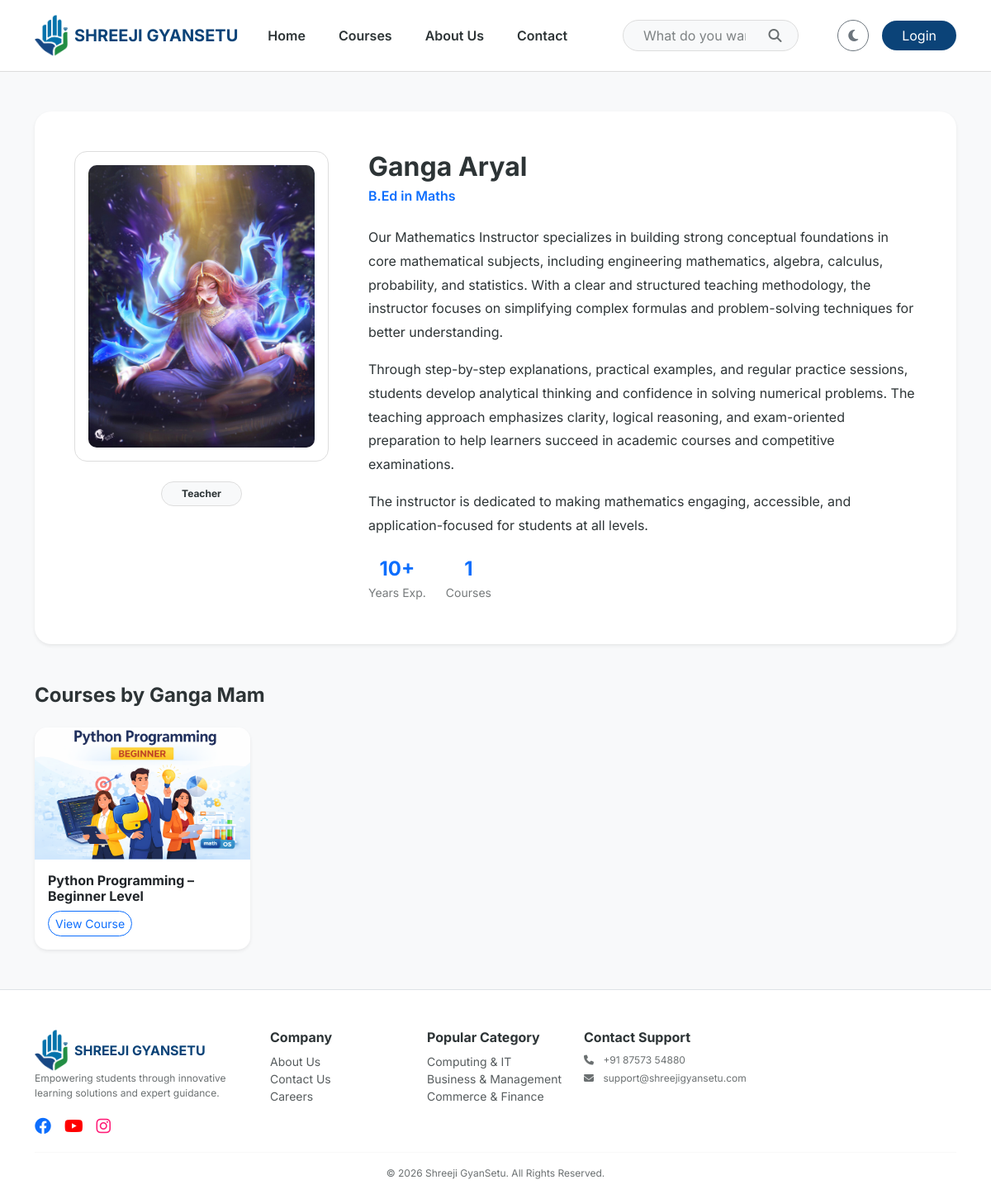
Before: /teacher/ganga/ with the older database file.
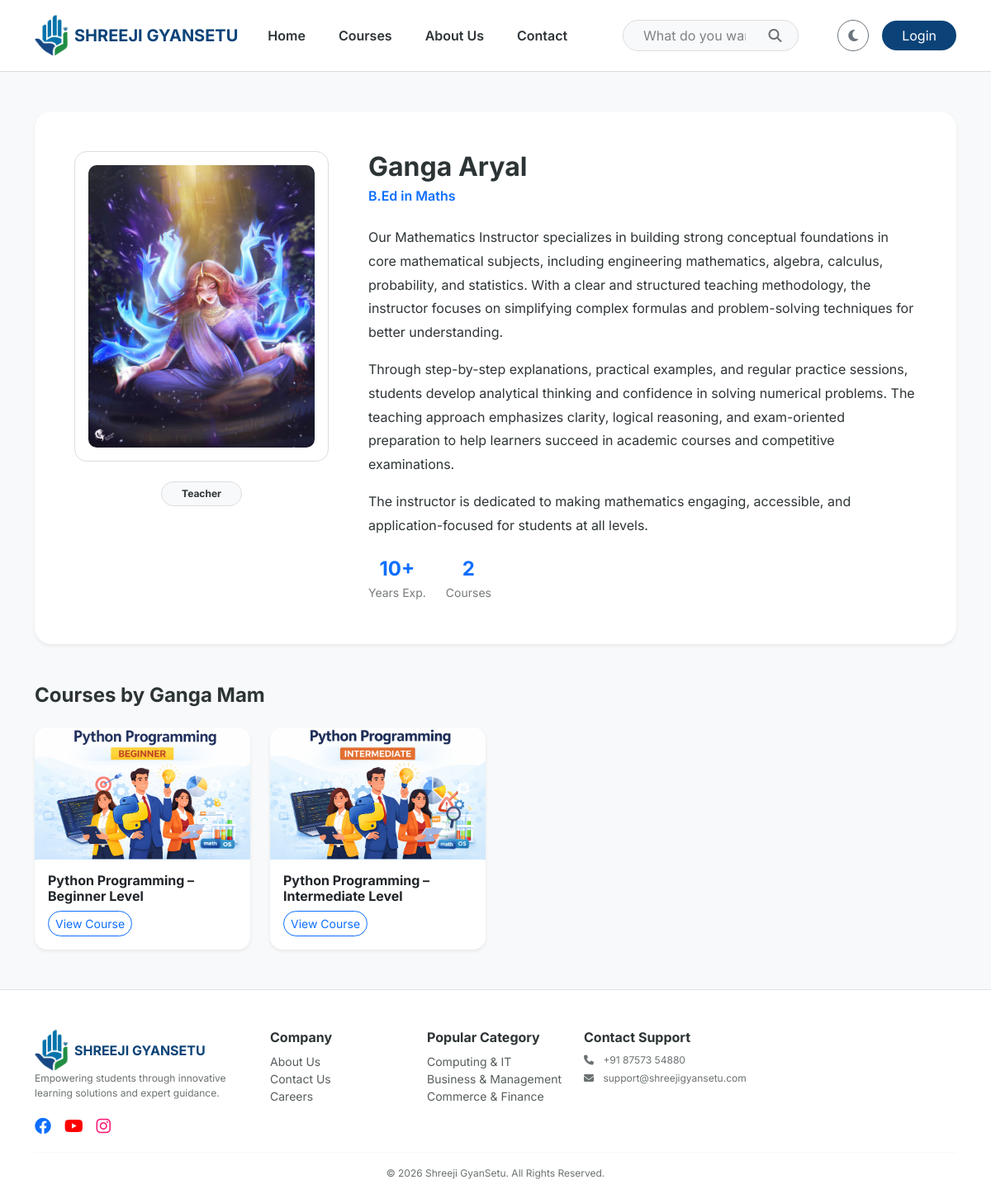
After: the same page with the newer database file.
### courses/models.py (models this page shows, shortened)
class Course(models.Model):
    LEVEL_CHOICES = [('Beginner', 'Beginner'), ('Intermediate', 'Intermediate'), ('Advanced', 'Advanced')]
    master_category = models.ForeignKey(MasterCategory, on_delete=models.CASCADE, related_name='courses')
    title = models.CharField(max_length=200)
    slug = models.SlugField(unique=True, blank=True)
    thumbnail = models.ImageField(upload_to='course_thumbnails/')
    description = models.TextField()
    is_active = models.BooleanField(default=True)
    price = models.DecimalField(max_digits=10, decimal_places=2)
    discount_price = models.DecimalField(max_digits=10, decimal_places=2, null=True, blank=True)
    level = models.CharField(max_length=20, choices=LEVEL_CHOICES, default='Beginner')
    is_live = models.BooleanField(default=False)
    enrollment_count = models.PositiveIntegerField(default=0)
    created_at = models.DateTimeField(auto_now_add=True)
    teacher = models.ForeignKey(
        settings.AUTH_USER_MODEL,
        on_delete=models.SET_NULL,
        null=True,
        blank=True,
        limit_choices_to=Q(profile__user_type= 'Teacher') | Q(profile__user_type= 'Admin'),
        related_name='taught_courses',
    )
    students = models.ManyToManyField(
        settings.AUTH_USER_MODEL,
        related_name='enrolled_courses',
        blank=True,
        limit_choices_to=Q(profile__user_type= 'Student')
    )
    @property
    def enrollment_count(self):
        """Returns the actual count from the ManyToMany relationship"""
        return self.students.count()
    class Meta:
        verbose_name_plural = "2. Courses"

class MasterCategory(models.Model):
    title = models.CharField(max_length=100)
    slug = models.SlugField(unique=True, blank=True)
    icon_class = models.CharField(max_length=50, default="fa-book")
    order = models.PositiveIntegerField(default=0)
    class Meta:
        verbose_name_plural = "1. Master Categories"
        ordering = ['order']

### courses/views.py (the view)
# urls.py: path('teacher/<str:username>/', teacher_detail, name='teacher_detail'),
def teacher_detail(request, username):
    teacher = get_object_or_404(User, username=username, profile__user_type='Teacher')
    courses = Course.objects.filter(teacher=teacher, is_active=True)
    context = {
        'teacher': teacher,
        'courses': courses,
    }
    return render(request, 'courses/teacher_detail.html', context)

### courses/context_processors.py (called while the page is built)
def extras(request):
    return {
        'all_categories': MasterCategory.objects.all().order_by('order')[:4]
    }

### templates/courses/teacher_detail.html (shortened to what this page needs)
{% extends 'base.html' %}
{% load static %}
{% block content %}
  <div class="container my-5">
    <div class="card border-0 shadow-sm p-4 p-md-5" style="background: var(--card-bg); border-radius: 20px;">
      <div class="row g-5">
        <div class="col-lg-4 text-center">
          <div class="teacher-image-wrapper p-3 mb-4" style="border: 1px solid var(--border-color); border-radius: 15px;">
            {% if teacher.profile.photo %}
              <img src="{{ teacher.profile.photo.url }}" class="img-fluid" style="border-radius: 10px; width: 100%; object-fit: cover;" />
            {% else %}
              <img src="https://ui-avatars.com/api/?name={{ teacher.get_full_name }}&size=300" class="img-fluid" style="border-radius: 10px;" />
            {% endif %}
          </div>
          <span class="badge px-4 py-2 rounded-pill" style="background: var(--bg-light); color: var(--text-dark); border: 1px solid var(--border-color);">Teacher</span>
        </div>
        <div class="col-lg-8">
          <h2 class="fw-bold mb-1" style="color: var(--text-dark);">{{ teacher.get_full_name|default:teacher.username }}</h2>
          <p class="text-primary fw-semibold mb-4">{{ teacher.profile.qualification|default:'Senior Instructor' }}</p>
          <div class="teacher-bio" style="color: var(--text-dark); line-height: 1.8;">
            <p class="mb-4">{{ teacher.profile.bio|linebreaks }}</p>
            {% if teacher.profile.experience_years %}
              <div class="d-flex align-items-center mt-4">
                <div class="me-4 text-center">
                  <h4 class="fw-bold mb-0 text-primary">{{ teacher.profile.experience_years }}+</h4>
                  <small class="text-muted">Years Exp.</small>
                </div>
                <div class="text-center">
                  <h4 class="fw-bold mb-0 text-primary">{{ courses.count }}</h4>
                  <small class="text-muted">Courses</small>
                </div>
              </div>
            {% endif %}
          </div>
        </div>
      </div>
    </div>
    <div class="mt-5">
      <h4 class="fw-bold mb-4" style="color: var(--text-dark);">
        Courses by {{ teacher.first_name }}
        {% if teacher.profile.gender == 'Male' %}
          Sir
        {% elif teacher.profile.gender == 'Female' %}
          Mam
        {% endif %}
      </h4>
      <div class="row g-4">
        {% for course in courses %}
          <div class="col-md-4 col-lg-3">
            <div class="card h-100 border-0 shadow-sm" style="background: var(--card-bg); border-radius: 15px; overflow: hidden;">
              <img src="{{ course.thumbnail.url }}" class="card-img-top" style="height: 160px; object-fit: cover;" />
              <div class="card-body">
                <h6 class="fw-bold mb-2">{{ course.title }}</h6>
                <a href="{% url 'course_detail' course.slug %}" class="btn btn-sm btn-outline-primary rounded-pill">View Course</a>
              </div>
            </div>
          </div>
        {% endfor %}
      </div>
    </div>
  </div>
{% endblock %}

### templates/base.html (shortened to what the changed rows need)
<!DOCTYPE html>
<html lang="en" data-theme="light">
  <head>
    {% load static %}
    <link href="https://cdn.jsdelivr.net/npm/bootstrap@5.3.0/dist/css/bootstrap.min.css" rel="stylesheet" />
    <link rel="stylesheet" href="https://cdnjs.cloudflare.com/ajax/libs/font-awesome/6.4.0/css/all.min.css" />
    <link rel="stylesheet" href="{% static 'css/style.css' %}" />
  </head>
  <body>
    {% block content %}
    {% endblock %}
    <footer class="border-top pt-5 pb-3 mt-5" style="background-color: var(--card-bg);">
      <div class="container">
        <div class="row g-4">
          <div class="col-6 col-md-3 col-lg-2">
            <ul class="list-unstyled small">
              {% for cat in all_categories %}
                <li>
                  <a href="{% url 'category_detail' cat.slug %}" class="text-muted text-decoration-none">{{ cat.title }}</a>
                </li>
              {% endfor %}
            </ul>
          </div>
        </div>
      </div>
    </footer>
  </body>
</html>

Changed rows visible on the page:
now on this page (row edited): Course: thumbnail (picture), title "Python Programming – Intermediate Level"
Other visible differences:
{{ courses.count }}: "1" → "2"
